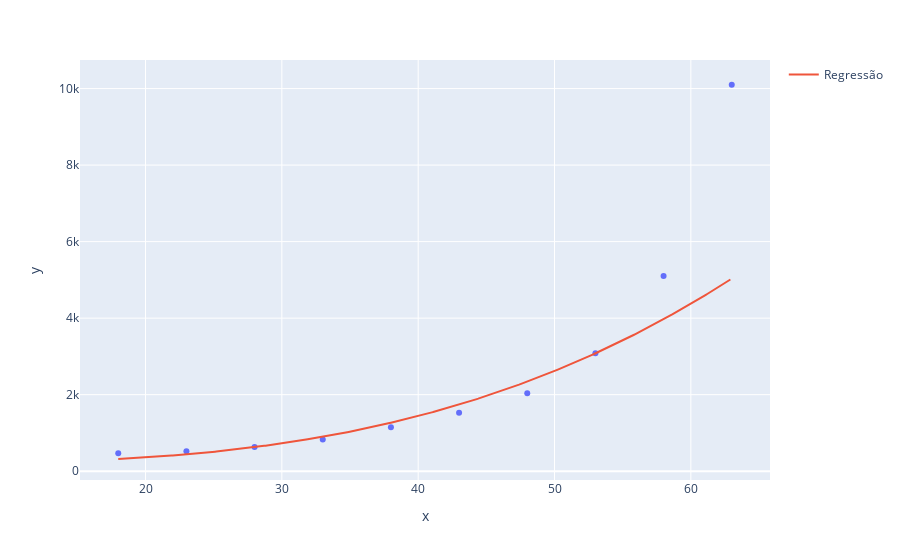

Notebook code for this chart:
### Code cell
grafico = px.scatter(x= X.ravel(), y= Y)
grafico.add_scatter(x = X_teste.ravel(), y= regressor_svr.predict(X_teste), name="Regressão")
grafico.show()

### Figure 1 — Plotly figure (JSON) as saved in the notebook; plotly's stock layout.template omitted (floating-point values rounded to 4 significant figures; data arrays with more than 128 entries replaced by an {"elided": "..."} marker saying what was removed)
{"data": [{"hovertemplate": "x=%{x}<br>y=%{y}<extra></extra>", "legendgroup": "", "marker": {"color": "#636efa", "symbol": "circle"}, "mode": "markers", "name": "", "orientation": "v", "showlegend": false, "type": "scatter", "x": [18, 23, 28, 33, 38, 43, 48, 53, 58, 63], "xaxis": "x", "y": [470, 520, 630, 830, 1150, 1530, 2040, 3080, 5100, 10100], "yaxis": "y"}, {"name": "Regressão", "type": "scatter", "x": {"elided": "450 float values"}, "y": {"elided": "450 float values"}}], "layout": {"legend": {"tracegroupgap": 0}, "margin": {"t": 60}, "xaxis": {"anchor": "y", "domain": [0, 1], "title": {"text": "x"}}, "yaxis": {"anchor": "x", "domain": [0, 1], "title": {"text": "y"}}}}
